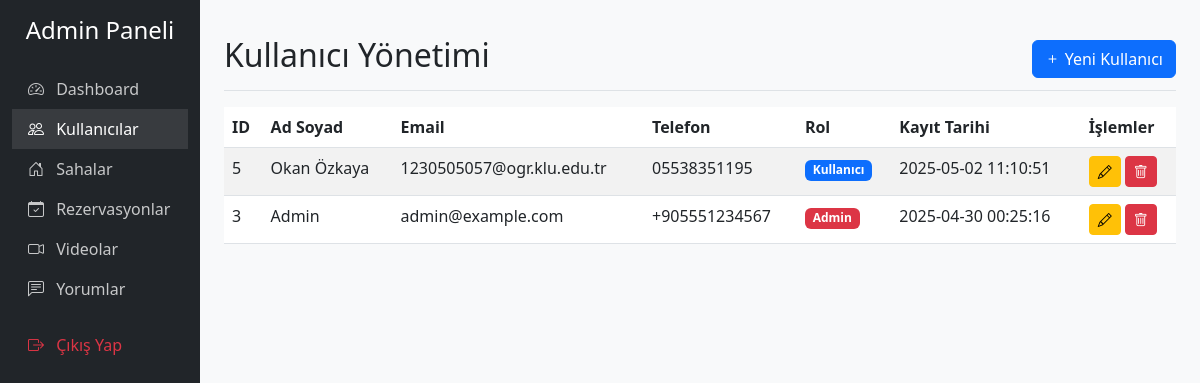
/halisaha-rezervasyon/admin/?page=kullanicilar (signed in), run on the app's committed database.
### tables this page shows
CREATE TABLE IF NOT EXISTS `kullanicilar` (
  `id` int NOT NULL AUTO_INCREMENT,
  `ad_soyad` varchar(100) NOT NULL,
  `email` varchar(100) NOT NULL,
  `telefon` varchar(20) DEFAULT NULL,
  `sifre` varchar(255) NOT NULL,
  `rol` enum('admin','kullanici') DEFAULT 'kullanici',
  `kayit_tarihi` datetime DEFAULT CURRENT_TIMESTAMP,
  PRIMARY KEY (`id`),
  UNIQUE KEY `email` (`email`)
);

### halisaha-rezervasyon/admin/kullanicilar.php (the view, shortened to what this page needs)
<div class="d-flex justify-content-between flex-wrap flex-md-nowrap align-items-center pt-3 pb-2 mb-3 border-bottom">
    <h1 class="h2">Kullanıcı Yönetimi</h1>
    <button class="btn btn-primary" data-bs-toggle="modal" data-bs-target="#kullaniciEkleModal">
        <i class="bi bi-plus"></i> Yeni Kullanıcı
    </button>
</div>
<div class="table-responsive">
    <table class="table table-striped table-hover">
        <thead>
            <tr>
                <th>ID</th>
                <th>Ad Soyad</th>
                <th>Email</th>
                <th>Telefon</th>
                <th>Rol</th>
                <th>Kayıt Tarihi</th>
                <th>İşlemler</th>
            </tr>
        </thead>
        <tbody>
            <?php
            $stmt = $db->query("SELECT * FROM kullanicilar ORDER BY id DESC");
            while ($row = $stmt->fetch(PDO::FETCH_ASSOC)) {
                echo "<tr>
                    <td>{$row['id']}</td>
                    <td>{$row['ad_soyad']}</td>
                    <td>{$row['email']}</td>
                    <td>{$row['telefon']}</td>
                    <td>";
                echo $row['rol'] == 'admin' ? '<span class="badge bg-danger">Admin</span>' : '<span class="badge bg-primary">Kullanıcı</span>';
                echo "</td>
                    <td>{$row['kayit_tarihi']}</td>
                    <td>
                        <a href='?page=kullanici_duzenle&id={$row['id']}' class='btn btn-sm btn-warning'>
                            <i class='bi bi-pencil'></i>
                        </a>
                        <a href='?page=kullanicilar&sil={$row['id']}' class='btn btn-sm btn-danger' onclick='return confirm(\"Bu kullanıcıyı silmek istediğinize emin misiniz?\")'>
                            <i class='bi bi-trash'></i>
                        </a>
                    </td>
                </tr>";
            }
            ?>
        </tbody>
    </table>
</div>

### halisaha-rezervasyon/admin/index.php (style rules this page uses)
body { background-color: #f8f9fa; }

### data on the page
kullanicilar: id "5", ad_soyad "Okan Özkaya", email "1230505057@ogr.klu.edu.tr", telefon "05538351195", rol "Kullanıcı", kayit_tarihi "2025-05-02 11:10:51"
kullanicilar: id "3", ad_soyad "Admin", email "admin@example.com", telefon "+905551234567", rol "Admin", kayit_tarihi "2025-04-30 00:25:16"
